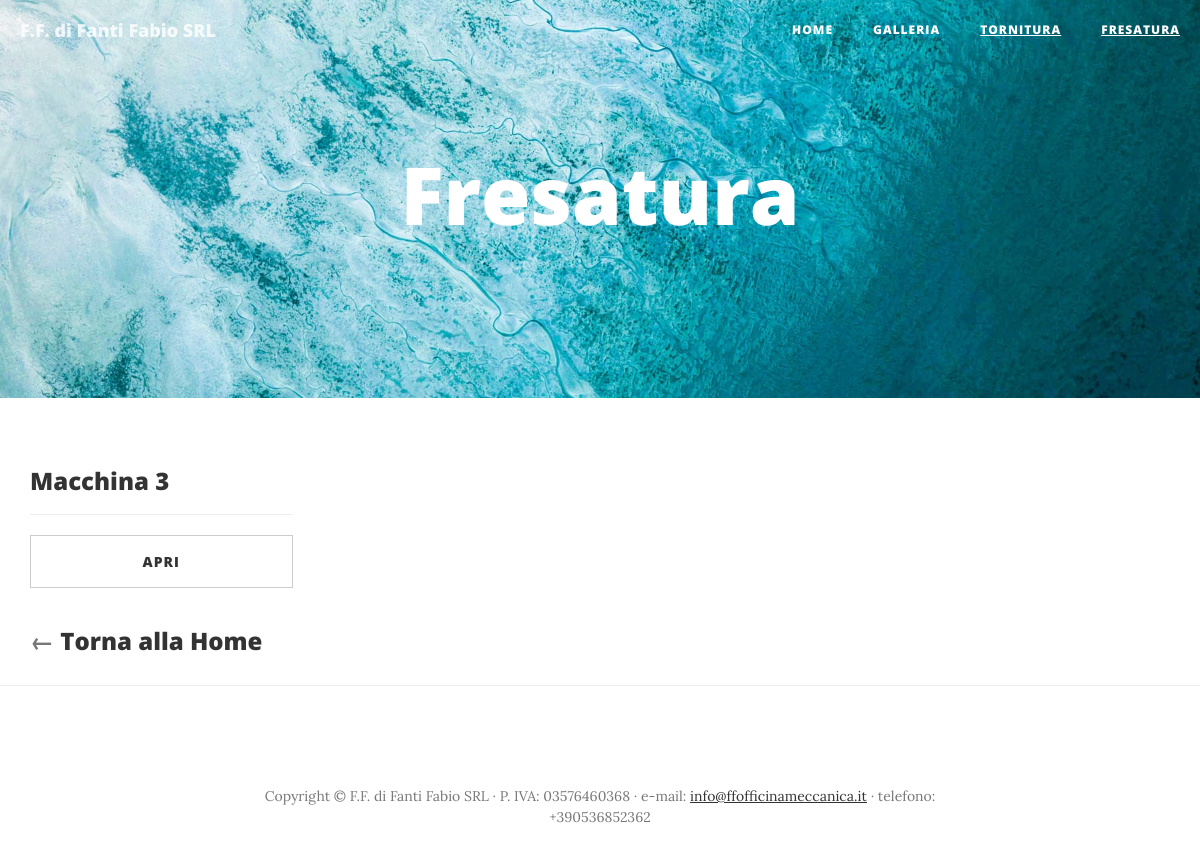
The page /fresatura/ on the database its author committed.
### website/models.py (models this page shows, shortened)
class Paragraphs(models.Model):
    class Meta:
        verbose_name = "Gruppo di Descrizioni e Paragrafi del Sito"
        verbose_name_plural = "Gruppi di Descrizioni e Paragrafi del Sito"
    site_name = models.CharField(max_length=200)
    site_description = models.TextField()
    site_bio = models.TextField()
    header_image = models.ImageField(upload_to="uploads/images/paragraphs")
    gallery_image = models.ImageField(upload_to="uploads/images/paragraphs")
    tornitura_image = models.ImageField(upload_to="uploads/images/paragraphs")
    fresatura_image = models.ImageField(upload_to="uploads/images/paragraphs")
    email = models.EmailField()
    phone = models.CharField(max_length=15)
    address = models.CharField(max_length=100)
    piva = models.CharField(max_length=100)
    tornitura_description = models.TextField()
    fresatura_description = models.TextField()

class Machine(models.Model):
    class Meta:
        verbose_name = "Macchina"
        verbose_name_plural = "Macchine"
    name = models.CharField(max_length=200)
    details = models.TextField(max_length=200)
    work_category = models.ForeignKey(WorkCategory, models.CASCADE)

### website/views.py (the view)
# urls.py: url(r'^fresatura/$', views.fresatura, name='fresatura'),
def fresatura(request):
    paragraphs = Paragraphs.objects.first()
    work_machines = Machine.objects.filter(work_category__name="Fresatura")
    context = {
        'paragraphs': paragraphs,
        'work_machines': work_machines,
    }
    return render(request, 'website/fresatura.html', context)

### website/templates/website/fresatura.html (shortened to what this page needs)
{% include 'website/header.html' %}
{% load staticfiles %}
    <header class="intro-header" style="background-image: url({{ paragraphs.fresatura_image.url }})">
        <div class="container">
            <div class="row">
                <div class="col-lg-8 col-lg-offset-2 col-md-10 col-md-offset-1">
                    <div class="site-heading">
                        <h1>Fresatura</h1>
                    </div>
                </div>
            </div>
        </div>
    </header>
    <div class="container">
        <div class="row">
            {% for machine in work_machines %}
                <div class="col-lg-3">
                    <div class="row">
                        <div class="col-lg-12">
                            <h3>{{ machine.name }}</h3>
                            <hr>
                            <a href="/fresatura/{{ machine.id }}" class="btn btn-sm btn-default" style="width: 100%;">Apri</a>
                        </div>
                    </div>
                </div>
            {% endfor %}
        </div>
    </div>
    <div class="container" style="margin-top: 20px;">
        <h3 class="text-muted">&larr; <a href="/">Torna alla Home</a></h3>
    </div>
    <hr>
{% include 'website/footer.html' %}

### website/templates/website/header.html (shortened to what this page needs)
{% load staticfiles %}
<!DOCTYPE html>
<html lang="en">
<head>
    <link href="{% static 'website/vendor/bootstrap/css/bootstrap.min.css' %}" rel="stylesheet">
    <link href="{% static 'website/css/clean-blog.css' %}" rel="stylesheet">
    <link href="{% static 'website/vendor/font-awesome/css/font-awesome.min.css' %}" rel="stylesheet" type="text/css">
</head>
<body>
    <nav class="navbar navbar-default navbar-custom navbar-fixed-top">
        <div class="container-fluid">
            <div class="navbar-header page-scroll">
                <a class="navbar-brand" href="index.html">{{ paragraphs.site_name }}</a>
            </div>
            <div class="collapse navbar-collapse" id="bs-example-navbar-collapse-1">
                <ul class="nav navbar-nav navbar-right">
                    <li>
                        <a href="/">Home</a>
                    </li>
                    <li>
                        <a href="/gallery">Galleria</a>
                    </li>
                    <li>
                        <a href="/tornitura"><u>Tornitura</u></a>
                    </li>
                    <li>
                        <a href="/fresatura"><u>Fresatura</u></a>
                    </li>
            </div>
        </div>
    </nav>

### website/templates/website/footer.html (shortened to what this page needs)
{% load staticfiles %}
    <footer>
        <div class="container">
            <div class="row">
                <div class="col-lg-8 col-lg-offset-2 col-md-10 col-md-offset-1">
                    <p class="copyright text-muted">Copyright &copy; {{ paragraphs.site_name }} &middot; P. IVA: {{ paragraphs.piva }} &middot; e-mail: <a href="mailto:{{ paragraphs.email }}">{{ paragraphs.email }}</a> &middot; telefono: {{ paragraphs.phone }}</p>
                </div>
            </div>
        </div>
    </footer>
</body>
</html>

### website/static/website/css/clean-blog.css (style rules this page uses)
body { font-family: 'Lora', 'Times New Roman', serif; font-size: 20px; color: #333333; }
p { line-height: 1.5; margin: 30px 0; }
p a { text-decoration: underline; }
h1, h2, h3, h4, h5, h6 { font-family: 'Open Sans', 'Helvetica Neue', Helvetica, Arial, sans-serif; font-weight: 800; }
a { color: #333333; }
.navbar-custom { position: absolute; top: 0; left: 0; width: 100%; z-index: 3; font-family: 'Open Sans', 'Helvetica Neue', Helvetica, Arial, sans-serif; }
.navbar-custom .navbar-brand { font-weight: 800; }
.navbar-custom .nav li a { text-transform: uppercase; font-size: 12px; font-weight: 800; letter-spacing: 1px; }
@media only screen and (min-width: 768px) { .navbar-custom { background: transparent; border-bottom: 1px solid transparent; } }
@media only screen and (min-width: 768px) { .navbar-custom .navbar-brand { color: #2e6da4; padding: 20px; } }
@media only screen and (min-width: 768px) { .navbar-custom .nav li a { color: white; padding: 20px; } }
@media only screen and (min-width: 1170px) { .navbar-custom { -webkit-transition: background-color 0.3s; -moz-transition: background-color 0.3s; transition: background-color 0.3s; -webkit-transform: translate3d(0, 0, 0); -moz-transform: translate3d(0, 0, 0); -ms-transform: translate3d(0, 0, 0); -o-transform: translate3d(0, 0, 0); transform: translate3d(0, 0, 0); -webkit-backface-visibility: hidden; backface-visibility: hidden; } }
.intro-header { background-color: #777777; background: no-repeat center center; background-attachment: scroll; -webkit-background-size: cover; -moz-background-size: cover; background-size: cover; -o-background-size: cover; margin-bottom: 50px; }
.intro-header .site-heading, .intro-header .post-heading, .intro-header .page-heading { padding: 100px 0 50px; color: white; }
@media only screen and (min-width: 768px) { .intro-header .site-heading, .intro-header .post-heading, .intro-header .page-heading { padding: 150px 0; } }
.intro-header .site-heading, .intro-header .page-heading { text-align: center; }
.intro-header .site-heading h1, .intro-header .page-heading h1 { margin-top: 0; font-size: 50px; }
@media only screen and (min-width: 768px) { .intro-header .site-heading h1, .intro-header .page-heading h1 { font-size: 80px; } }
footer { padding: 50px 0 65px; }
footer .copyright { font-size: 14px; text-align: center; margin-bottom: 0; }
.btn { font-family: 'Open Sans', 'Helvetica Neue', Helvetica, Arial, sans-serif; text-transform: uppercase; font-size: 14px; font-weight: 800; letter-spacing: 1px; border-radius: 0; padding: 15px 25px; }
body { -webkit-tap-highlight-color: #0085A1; }

### rows shown on the page
Paragraphs: site_name "F.F. di Fanti Fabio SRL", fresatura_image (picture), piva "03576460368", email "info@ffofficinameccanica.it", phone "+390536852362"
Machine: name "Macchina 3"
